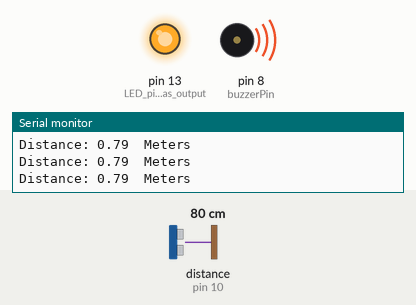
A sketch run on a simulated Arduino Uno, built with avr-gcc and run on an emulated ATmega328P. Shown: output pins drawn as LEDs (lit = HIGH), buzzer (waves = sounding), the last lines printed to the serial monitor. Wiring (inferred from the names in the program): ultrasonic range finder: trigger pin 11; echo pin 10. The inputs (shaded band) are chosen by the test bench; at power-on: distance to the obstacle (sensor on pin 10) 80 cm. The echo pulse lasts 58.3 µs per cm; pins used as bus, display or sensor lines are not drawn.

Above: at 1.2 s.
1.3 s: distance to the obstacle (sensor on pin 10) set to 98 cm
4.3 s: distance to the obstacle (sensor on pin 10) set to 105 cm
At 5.6 s:
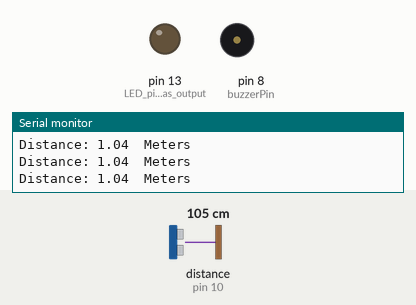
6.1 s: distance to the obstacle (sensor on pin 10) set to 2 cm
At 6.6 s:
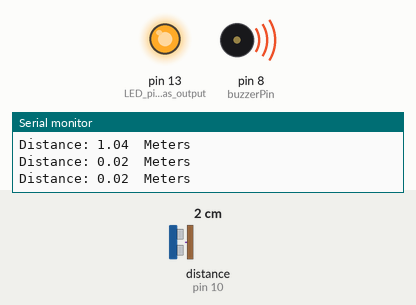
7.6 s: distance to the obstacle (sensor on pin 10) set to 299 cm
At 8.6 s:
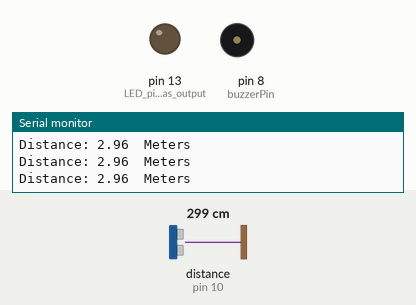
Timing chart, 0 to 10.1 s (numbered marks = the images above; inputs shaded):
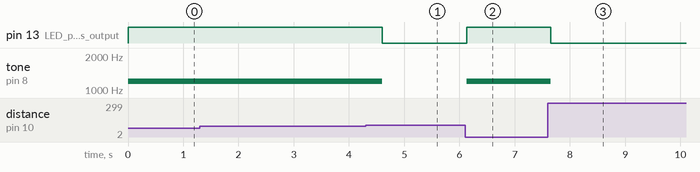

The sketch:

Task_7.3_code.ino
```cpp
int buzzerPin = 8;              // buzzzer signal pin attached to digital pin 8
int trigPin = 11;               // ultrasonic triggerPin connected to digital pin 11
int echoPin = 10;               // ultrasonic echoPin connected to digital pin 10
int ledPin = 13;                // LED positive connected to digital pin 13
long duration;
float distanceMeters;

void setup() {
  pinMode(13, OUTPUT);                // LED pin as output
  pinMode(trigPin, OUTPUT);           // trigger pin as output because it sends signal
  pinMode(8, OUTPUT);                 // buzzer pin as output
  pinMode(echoPin, INPUT);            // echo pin as input becaue it recievs signals
  Serial.begin(9600);
}

void loop() {
  digitalWrite(trigPin, HIGH);       //transmits the signal from trigPin
  delayMicroseconds(10);
  digitalWrite(trigPin, LOW);

  duration = pulseIn(echoPin, HIGH);

  distanceMeters = duration * 0.00034 / 2;        // This formula helps to calculate distance of object in metres
  Serial.print("Distance: ");                     // print distance in metres in serial monitor
  Serial.print(distanceMeters);
  Serial.println("  Meters");

  if (distanceMeters <= 1 )    {                  // if distance is lesser than or equal to 1 metre;LED turn on and there will be tone from the buzzer
    digitalWrite(13,HIGH);                        // with delay as interval
    tone(buzzerPin, 1200);
    delay(300);
  }
  else    {
    digitalWrite(13, LOW);                        //if distance is more than 1 then led will be off and there will be no tone from the buzzer
    noTone(buzzerPin);
  }
}
```

Measured:
- the behaviour switches between 101 and 102 cm on distance to the obstacle (sensor on pin 10) (found by bisection; images 0 and 1)
- after the input at 4.3 s, pin 13 (LED_pin_as_output): HIGH → LOW after 0.30 s; tone on pin 8 (buzzerPin): 1200 Hz → silent after 0.30 s
- after the input at 6.1 s, pin 13 (LED_pin_as_output): LOW → HIGH at once; tone on pin 8 (buzzerPin): silent → 1200 Hz at once
- after the input at 7.6 s, pin 13 (LED_pin_as_output): HIGH → LOW after 0.06 s; tone on pin 8 (buzzerPin): 1200 Hz → silent after 0.06 s
